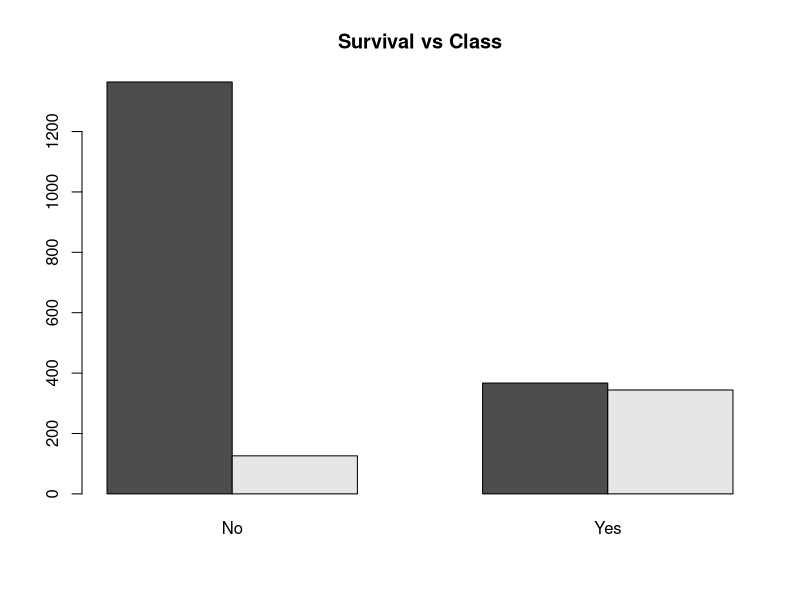
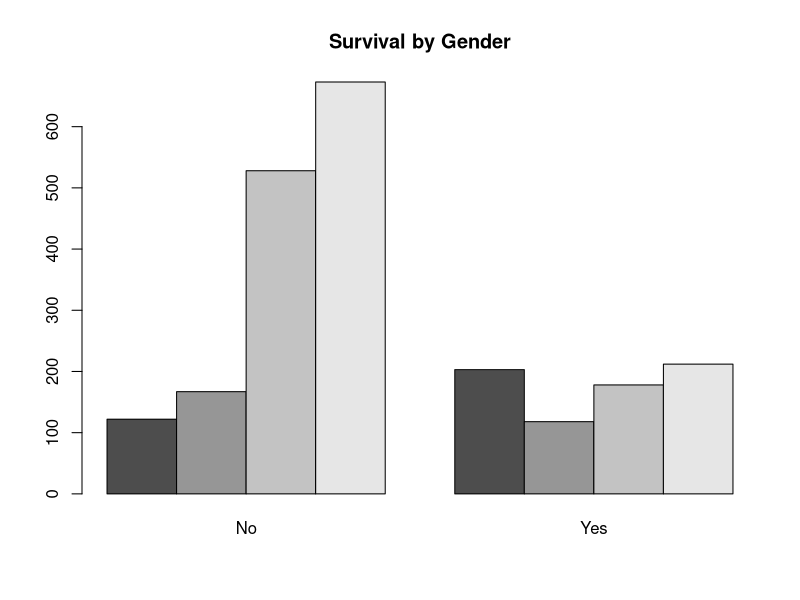
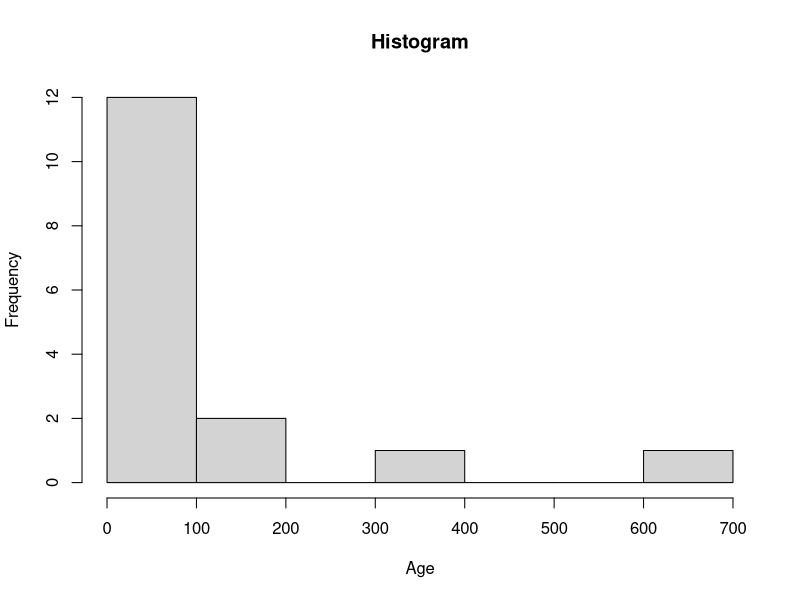

Reproduce these figures in R, in order.
data(Titanic)

barplot(apply(Titanic, c(2, 4), sum),
        beside=TRUE, main="Survival vs Class")

barplot(apply(Titanic, c(1, 4), sum),
        beside=TRUE, main="Survival by Gender")

hist(Titanic[,,,1], main="Histogram", xlab="Age")
